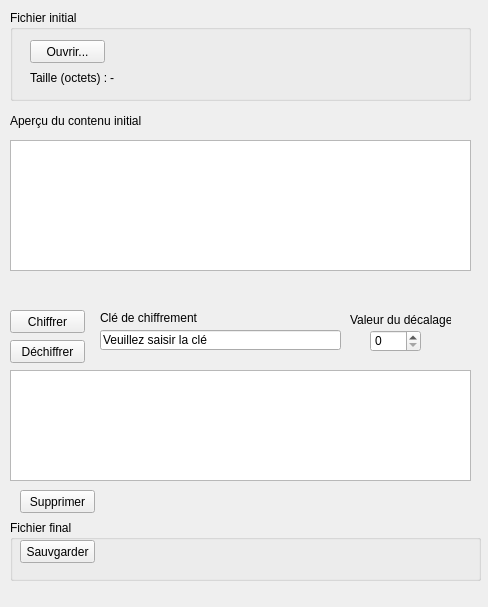
<?xml version="1.0" encoding="UTF-8"?>
<ui version="4.0">
 <class>Widget</class>
 <widget class="QWidget" name="Widget">
  <property name="geometry">
   <rect>
    <x>0</x>
    <y>0</y>
    <width>488</width>
    <height>607</height>
   </rect>
  </property>
  <property name="windowTitle">
   <string>ACF Crypto 2025 MR TB MQ</string>
  </property>
  <widget class="QGroupBox" name="gBinitial">
   <property name="geometry">
    <rect>
     <x>10</x>
     <y>10</y>
     <width>461</width>
     <height>91</height>
    </rect>
   </property>
   <property name="title">
    <string>Fichier initial</string>
   </property>
   <widget class="QPushButton" name="pB_ouvrir">
    <property name="geometry">
     <rect>
      <x>20</x>
      <y>30</y>
      <width>75</width>
      <height>23</height>
     </rect>
    </property>
    <property name="text">
     <string>Ouvrir...</string>
    </property>
   </widget>
   <widget class="QLabel" name="ql_nomfich">
    <property name="geometry">
     <rect>
      <x>110</x>
      <y>30</y>
      <width>301</width>
      <height>21</height>
     </rect>
    </property>
    <property name="text">
     <string/>
    </property>
   </widget>
   <widget class="QLabel" name="label">
    <property name="geometry">
     <rect>
      <x>20</x>
      <y>60</y>
      <width>81</width>
      <height>16</height>
     </rect>
    </property>
    <property name="text">
     <string>Taille (octets) :</string>
    </property>
   </widget>
   <widget class="QLabel" name="ql_taille">
    <property name="geometry">
     <rect>
      <x>100</x>
      <y>60</y>
      <width>41</width>
      <height>16</height>
     </rect>
    </property>
    <property name="text">
     <string>-</string>
    </property>
   </widget>
  </widget>
  <widget class="QLabel" name="ql_titrescroll">
   <property name="geometry">
    <rect>
     <x>10</x>
     <y>110</y>
     <width>131</width>
     <height>21</height>
    </rect>
   </property>
   <property name="text">
    <string>Aperçu du contenu initial</string>
   </property>
  </widget>
  <widget class="QPushButton" name="pB_chiffrer">
   <property name="geometry">
    <rect>
     <x>10</x>
     <y>310</y>
     <width>75</width>
     <height>23</height>
    </rect>
   </property>
   <property name="text">
    <string>Chiffrer</string>
   </property>
  </widget>
  <widget class="QPushButton" name="pB_dechiffrer">
   <property name="geometry">
    <rect>
     <x>10</x>
     <y>340</y>
     <width>75</width>
     <height>23</height>
    </rect>
   </property>
   <property name="text">
    <string>Déchiffrer</string>
   </property>
  </widget>
  <widget class="QLabel" name="ql_cle">
   <property name="geometry">
    <rect>
     <x>100</x>
     <y>310</y>
     <width>101</width>
     <height>16</height>
    </rect>
   </property>
   <property name="text">
    <string>Clé de chiffrement :</string>
   </property>
  </widget>
  <widget class="QLineEdit" name="lineE_cle">
   <property name="geometry">
    <rect>
     <x>100</x>
     <y>330</y>
     <width>241</width>
     <height>20</height>
    </rect>
   </property>
   <property name="text">
    <string>Veuillez saisir la clé</string>
   </property>
  </widget>
  <widget class="QLabel" name="ql_decalage">
   <property name="geometry">
    <rect>
     <x>350</x>
     <y>310</y>
     <width>101</width>
     <height>20</height>
    </rect>
   </property>
   <property name="text">
    <string>Valeur du décalage :</string>
   </property>
  </widget>
  <widget class="QGroupBox" name="groupBox">
   <property name="geometry">
    <rect>
     <x>10</x>
     <y>520</y>
     <width>471</width>
     <height>61</height>
    </rect>
   </property>
   <property name="title">
    <string>Fichier final</string>
   </property>
   <widget class="QPushButton" name="pB_sauv">
    <property name="geometry">
     <rect>
      <x>10</x>
      <y>20</y>
      <width>75</width>
      <height>23</height>
     </rect>
    </property>
    <property name="text">
     <string>Sauvgarder</string>
    </property>
   </widget>
  </widget>
  <widget class="QTextBrowser" name="textB_initial">
   <property name="geometry">
    <rect>
     <x>10</x>
     <y>140</y>
     <width>461</width>
     <height>131</height>
    </rect>
   </property>
   <property name="html">
    <string>&lt;!DOCTYPE HTML PUBLIC &quot;-//W3C//DTD HTML 4.0//EN&quot; &quot;http://www.w3.org/TR/REC-html40/strict.dtd&quot;&gt;
&lt;html&gt;&lt;head&gt;&lt;meta name=&quot;qrichtext&quot; content=&quot;1&quot; /&gt;&lt;style type=&quot;text/css&quot;&gt;
p, li { white-space: pre-wrap; }
&lt;/style&gt;&lt;/head&gt;&lt;body style=&quot; font-family:'MS Shell Dlg 2'; font-size:8.25pt; font-weight:400; font-style:normal;&quot;&gt;
&lt;p style=&quot;-qt-paragraph-type:empty; margin-top:0px; margin-bottom:0px; margin-left:0px; margin-right:0px; -qt-block-indent:0; text-indent:0px; font-family:'MS Shell Dlg 2';&quot;&gt;&lt;br /&gt;&lt;/p&gt;&lt;/body&gt;&lt;/html&gt;</string>
   </property>
  </widget>
  <widget class="QTextBrowser" name="textB_final">
   <property name="geometry">
    <rect>
     <x>10</x>
     <y>370</y>
     <width>461</width>
     <height>111</height>
    </rect>
   </property>
  </widget>
  <widget class="QSpinBox" name="spinDecalage">
   <property name="geometry">
    <rect>
     <x>370</x>
     <y>330</y>
     <width>51</width>
     <height>22</height>
    </rect>
   </property>
   <property name="maximum">
    <number>255</number>
   </property>
  </widget>
  <widget class="QPushButton" name="PB_supprimer">
   <property name="geometry">
    <rect>
     <x>20</x>
     <y>490</y>
     <width>75</width>
     <height>23</height>
    </rect>
   </property>
   <property name="text">
    <string>Supprimer</string>
   </property>
  </widget>
 </widget>
 <resources/>
 <connections/>
</ui>
